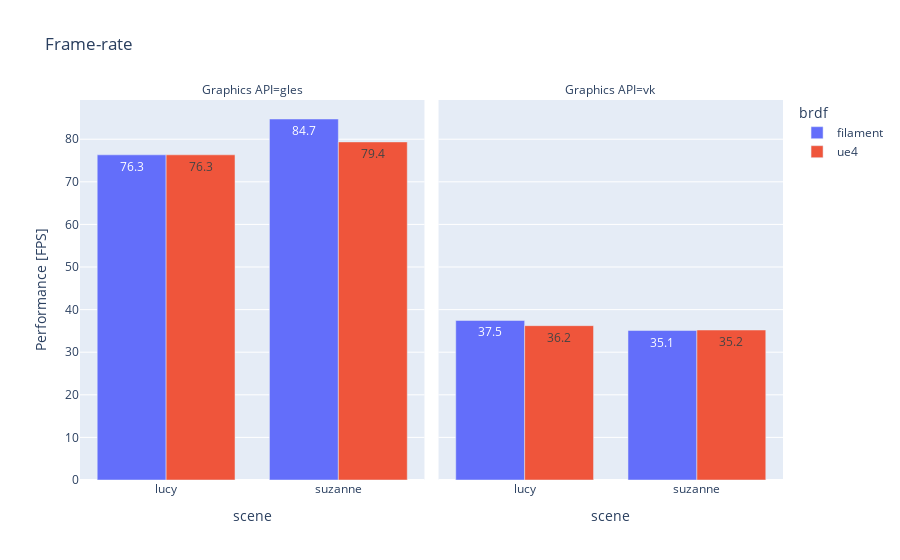

Write notebook code for a chart like this one.
### Code cell
fig = px.bar(df_fastest_10x, x = "scene" , y = "fps", color = "brdf", barmode="group", facet_col="api", text_auto=".3s",
            title="Frame-rate",
            labels = {
                "fps": "Performance [FPS]",
                "api": "Graphics API",
                "config": "Test case", 
            },
)
fig

### Figure 1 — Plotly figure (JSON) as saved in the notebook; plotly's stock layout.template omitted (floating-point values rounded to 4 significant figures)
{"data": [{"alignmentgroup": "True", "hovertemplate": "brdf=filament<br>Graphics API=gles<br>scene=%{x}<br>Performance [FPS]=%{y}<extra></extra>", "legendgroup": "filament", "marker": {"color": "#636efa", "pattern": {"shape": ""}}, "name": "filament", "offsetgroup": "filament", "orientation": "v", "showlegend": true, "textposition": "auto", "texttemplate": "%{y:.3s}", "type": "bar", "x": ["lucy", "suzanne"], "xaxis": "x", "y": [76.34, 84.75], "yaxis": "y"}, {"alignmentgroup": "True", "hovertemplate": "brdf=filament<br>Graphics API=vk<br>scene=%{x}<br>Performance [FPS]=%{y}<extra></extra>", "legendgroup": "filament", "marker": {"color": "#636efa", "pattern": {"shape": ""}}, "name": "filament", "offsetgroup": "filament", "orientation": "v", "showlegend": false, "textposition": "auto", "texttemplate": "%{y:.3s}", "type": "bar", "x": ["lucy", "suzanne"], "xaxis": "x2", "y": [37.45, 35.09], "yaxis": "y2"}, {"alignmentgroup": "True", "hovertemplate": "brdf=ue4<br>Graphics API=gles<br>scene=%{x}<br>Performance [FPS]=%{y}<extra></extra>", "legendgroup": "ue4", "marker": {"color": "#EF553B", "pattern": {"shape": ""}}, "name": "ue4", "offsetgroup": "ue4", "orientation": "v", "showlegend": true, "textposition": "auto", "texttemplate": "%{y:.3s}", "type": "bar", "x": ["lucy", "suzanne"], "xaxis": "x", "y": [76.34, 79.37], "yaxis": "y"}, {"alignmentgroup": "True", "hovertemplate": "brdf=ue4<br>Graphics API=vk<br>scene=%{x}<br>Performance [FPS]=%{y}<extra></extra>", "legendgroup": "ue4", "marker": {"color": "#EF553B", "pattern": {"shape": ""}}, "name": "ue4", "offsetgroup": "ue4", "orientation": "v", "showlegend": false, "textposition": "auto", "texttemplate": "%{y:.3s}", "type": "bar", "x": ["lucy", "suzanne"], "xaxis": "x2", "y": [36.23, 35.21], "yaxis": "y2"}], "layout": {"annotations": [{"font": {}, "showarrow": false, "text": "Graphics API=gles", "x": 0.245, "xanchor": "center", "xref": "paper", "y": 1, "yanchor": "bottom", "yref": "paper"}, {"font": {}, "showarrow": false, "text": "Graphics API=vk", "x": 0.755, "xanchor": "center", "xref": "paper", "y": 1, "yanchor": "bottom", "yref": "paper"}], "autosize": true, "barmode": "group", "legend": {"title": {"text": "brdf"}, "tracegroupgap": 0}, "title": {"text": "Frame-rate"}, "xaxis": {"anchor": "y", "autorange": true, "domain": [0, 0.49], "range": [-0.5, 1.5], "title": {"text": "scene"}, "type": "category"}, "xaxis2": {"anchor": "y2", "autorange": true, "domain": [0.51, 1], "matches": "x", "range": [-0.5, 1.5], "title": {"text": "scene"}, "type": "category"}, "yaxis": {"anchor": "x", "autorange": true, "domain": [0, 1], "range": [0, 89.21], "title": {"text": "Performance [FPS]"}, "type": "linear"}, "yaxis2": {"anchor": "x2", "autorange": true, "domain": [0, 1], "matches": "y", "range": [0, 89.21], "showticklabels": false, "type": "linear"}}}
